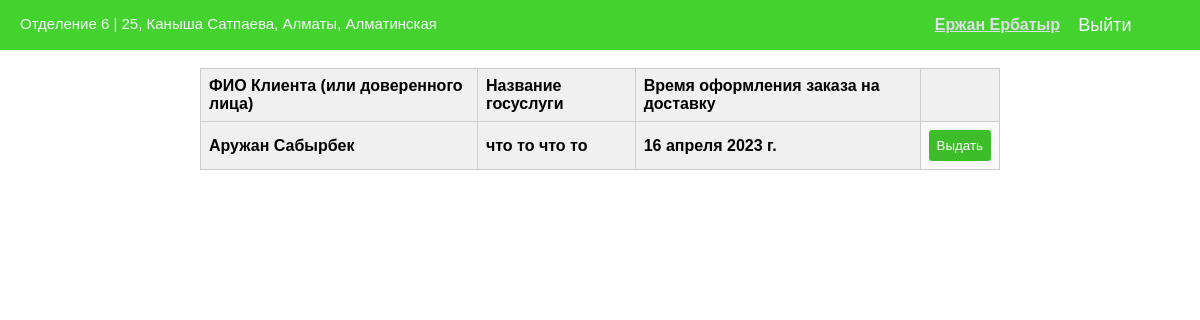
The page /employee/yerzhan.yerbatyr (signed in) on the database as committed earlier.
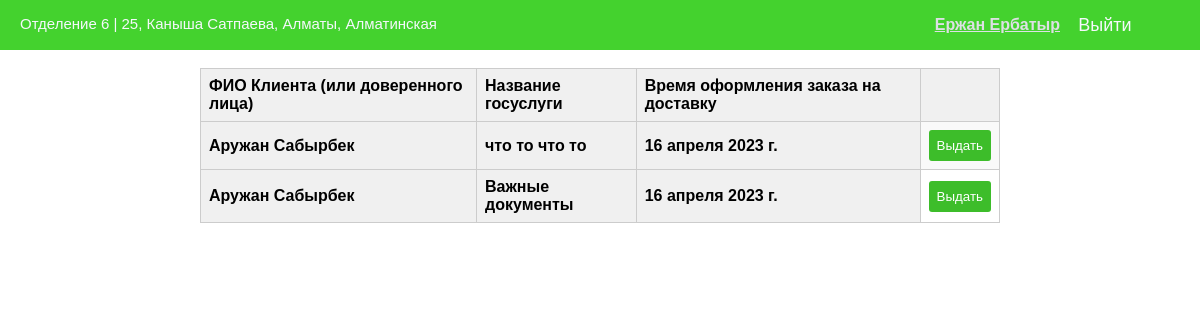
The same page on the database as committed later.
### website/models.py (models this page shows, shortened)
class Department(models.Model):
    dep_name = models.CharField(max_length=30)
    address = models.ForeignKey(Address, on_delete=models.CASCADE)

class Address(models.Model):
    oblast = models.CharField(max_length=30) # область
    city = models.CharField(max_length=30)
    street_name = models.CharField(max_length=30, blank = True, null = True)
    house_number = models.CharField(max_length=30, blank = True, null = True)
    apartment_number = models.IntegerField(blank = True, null = True)
    podezd = models.CharField(max_length=30, blank = True, null = True) # подъезд
    corpus = models.CharField(max_length=30, blank = True, null = True)
    floor = models.IntegerField(blank = True, null = True)
    zk_name = models.CharField(max_length=30, blank = True, null = True) # название ЖК
    add_info = models.TextField(blank = True, null = True)
    full_name = models.CharField(max_length=50, blank = True, null = True)
    def __str__(self):
        return self.house_number + ", " + self.street_name + ", " + self.city + ", " + self.oblast

class Order(models.Model):
    client = models.ForeignKey(Client, on_delete=models.CASCADE, related_name='client')
    order_id = models.CharField(max_length = 15, unique=True)
    courier = models.ForeignKey(Courier, on_delete=models.SET_NULL, blank = True, null = True)
    description = models.TextField(max_length=200)
    company_courier = models.ForeignKey(Company, on_delete=models.CASCADE, blank = True, null = True)
    department = models.ForeignKey(Department, on_delete=models.CASCADE)
    status = models.CharField(max_length=30, choices=[("Not ready", "Not ready"),("Ready to hand", "Ready to hand"),
                                                      ("Waiting for courier", "Waiting for courier"), ("In progress", "In progress"), ("Delivered", "Delivered")])
    address = models.ForeignKey(Address, on_delete=models.CASCADE, blank = True, null=True)
    date = models.DateField(blank = True, null = True)
    trustee = models.ForeignKey(Client, on_delete=models.CASCADE, blank=True, null = True, related_name='trustee')

### website/views.py (the view)
# urls.py: path('employee/<str:username>', website.employee_page, name='employee_page'),
@login_required
def employee_page(request, username):
    employee = Employee.objects.get(user__username = username)
    orders = Order.objects.filter(department__dep_name = employee.department_id.dep_name).order_by('date')
    order_info = []
    orders_by_order_id = []
    for order in orders:
        temp = {'order_num': order.order_id, 'client_name': capitalizeFirstLetter(order.client.first_name) + ' ' + capitalizeFirstLetter(order.client.last_name),
                'description': order.description, 'date': order.date}
        orders_by_order_id.append(order.order_id)
        order_info.append(temp)
    data ={
        'orders' : order_info,
        'em_name' : employee.first_name + ' ' +employee.last_name,
        'em_dep' : employee.department_id.dep_name,
        'dep_address' : employee.department_id.address,
        'user' : username,
    }
    return render(request, 'tson.html', data)

### website/views.py (called while the page is built)
def capitalizeFirstLetter(string):
    return string[0]+ string[1:].lower();

### templates/tson.html (shortened to what this page needs)
{%load static%}
<!DOCTYPE html>
<html>
    <head>
        <link rel="stylesheet" href="{% static 'tson_style.css' %}">
    </head>
<body>
    <div class = "header">
        <p class = "Department">{{em_dep}} | {{dep_address}}</p>
        <p class = "Employee_name">{{em_name}}</p>
        <a href="{% url 'logout' %}"><input type = "button" value = "Выйти" class = "header_logout"></a>
    </div>
    <table class="order_table">
        <tr>
            <th>ФИО Клиента (или доверенного лица)</th>
            <th>Название госуслуги</th>
            <th>Время оформления заказа на доставку</th>
            <th></th>
        </tr>
        {% for order in orders %}
        <tr>
            <th>{{ order.client_name }}</th>
            <th>{{ order.description }}</th>
            <th>{{ order.date }}</th>
            <td>
                <a href="http://127.0.0.1:8000/employee/{{user}}/{{order.order_num}}">
                    <input type = "button" value = "Выдать" class = "decline-btn">
                </a>
            </td>
        </tr>s
        {% endfor %}
    </table>
</body>
</html>

### website/static/tson_style.css (style rules this page uses)
body { margin: 0; background-color: #ffffff; font-family: Arial, Helvetica, sans-serif }
.header { margin: 0; position: absolute; top: 0; right: 0; width: 100%; height: 50px; background-color: #44d22e; }
.Department { margin-top: 15px; font-size: 15px; position: absolute; left: 20px; height: 100%; color: #f5f8fc; padding: 0; }
.Employee_name { font-size: 16px; position: absolute; right: 140px; height: 100%; color: #dde0e4; padding: 0; font-weight: bold; text-decoration: underline; }
.header input { font-size: 18px; transition: 0.2s; position: absolute; height: 100%; text-decoration: none; color: #f5f8fc; border: 0; padding: 0; cursor: pointer; background-color: #44d22e; }
.header_logout { top: 0; right: 50px; width: 90px; }
.order_table { margin-top: 50px; border-collapse: collapse; width: 100%; max-width: 800px; font-size: 1rem; margin-left: auto; margin-right: auto; }
.order_table th { text-align: left; background-color: #f0f0f0; padding: 0.5rem; border: 1px solid #ccc; }
.order_table td { padding: 0.5rem; border: 1px solid #ccc; }
.order_table tr:nth-child(2n) { background-color: #f9f9f9; }
.decline-btn { background-color: #3dbd2a; color: #fff; border: none; padding: 0.5rem; border-radius: 3px; cursor: pointer; }

Rows that differ between the two databases and show on the page:
now on this page (row edited): Order: description "Важные документы", date "16 апреля 2023 г."
Other text that changed with them:
new list line: "Аружан Сабырбек Выдать"
